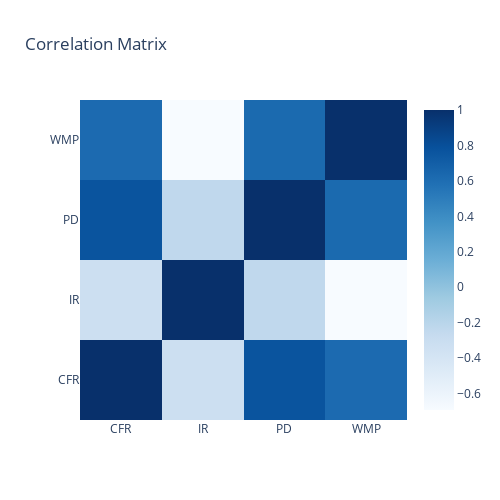

Notebook cell for this chart:
### Code cell
fig = go.Figure(data=go.Heatmap(z=df_corr, 
                                x=['CFR', 'IR', 'PD', 'WMP'], 
                                y=['CFR', 'IR', 'PD', 'WMP'],
                                colorscale='Blues',
                               hovertemplate=" Corr(%{x}, %{y}) = %{z:.2f}"),
               )
fig.update_layout(
    title='Correlation Matrix',
    height=500,
    width=500,
    )
fig.show()

# fig = px.imshow(df_corr, color_continuous_scale=px.colors.sequential.Blues,
#                title='Feature Correlation Matrix', height=600, width=600,
#                )

# fig.show()

### Figure 1 — Plotly figure (JSON) as saved in the notebook; plotly's stock layout.template omitted (floating-point values rounded to 4 significant figures)
{"data": [{"colorscale": [[0, "rgb(247,251,255)"], [0.125, "rgb(222,235,247)"], [0.25, "rgb(198,219,239)"], [0.375, "rgb(158,202,225)"], [0.5, "rgb(107,174,214)"], [0.625, "rgb(66,146,198)"], [0.75, "rgb(33,113,181)"], [0.875, "rgb(8,81,156)"], [1, "rgb(8,48,107)"]], "hovertemplate": " Corr(%{x}, %{y}) = %{z:.2f}", "type": "heatmap", "x": ["CFR", "IR", "PD", "WMP"], "y": ["CFR", "IR", "PD", "WMP"], "z": [[1, -0.3255, 0.77, 0.6208], [-0.3255, 1, -0.2383, -0.6932], [0.77, -0.2383, 1, 0.6256], [0.6208, -0.6932, 0.6256, 1]]}], "layout": {"height": 500, "title": {"text": "Correlation Matrix"}, "width": 500}}
